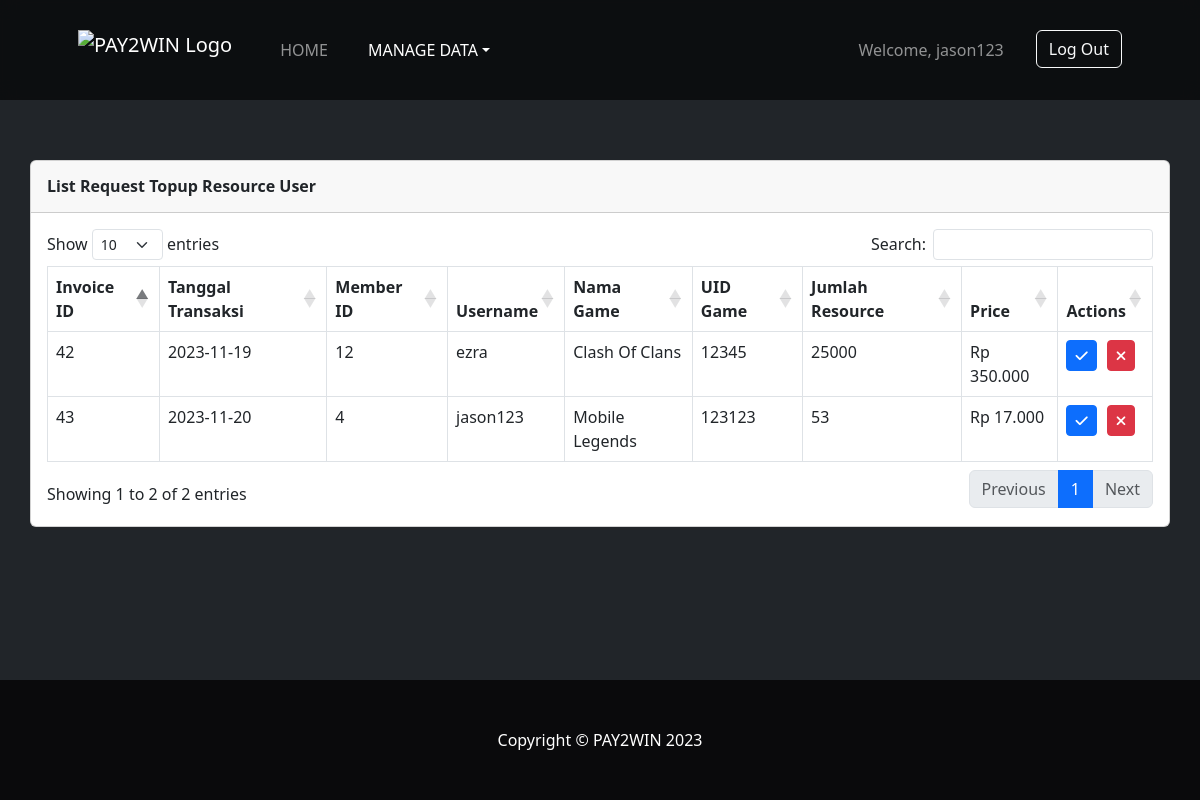
The app's page /manage_transaksi.php (signed in) with its own data.
### tables this page shows
CREATE TABLE `users` (
  `member_id` int(11) NOT NULL,
  `email` varchar(30) NOT NULL,
  `password` varchar(25) NOT NULL,
  `no_telepon` varchar(25) NOT NULL,
  `username` varchar(20) NOT NULL,
  `saldo` int(100) NOT NULL,
  `admin_access` int(1) DEFAULT NULL
);

CREATE TABLE `invoice` (
  `invoice_id` int(11) NOT NULL,
  `tanggal_transaksi` date NOT NULL,
  `uid_game` varchar(50) NOT NULL,
  `status_transaksi` int(10) NOT NULL,
  `item_id` int(11) DEFAULT NULL,
  `member_id` int(11) DEFAULT NULL
);

CREATE TABLE `game` (
  `game_id` int(11) NOT NULL,
  `game_name` varchar(30) DEFAULT NULL,
  `deskripsi` varchar(100) DEFAULT NULL,
  `logo` varchar(255) DEFAULT NULL,
  `gambar_deskripsi` varchar(255) DEFAULT NULL
);

CREATE TABLE `item` (
  `item_id` int(11) NOT NULL,
  `status_stok` int(11) NOT NULL DEFAULT 1,
  `nominal_topup` int(10) NOT NULL,
  `harga_satuan` int(10) NOT NULL,
  `resource_image` varchar(255) DEFAULT NULL,
  `game_id` int(11) DEFAULT NULL
);

### manage_transaksi.php (the view, shortened to what this page needs)
<?php
include 'db_conn.php';
$stmt = $pdo->query(
    "SELECT h.history_id, u.member_id, u.username, u.email, h.tanggal_request, h.nominal_isi_saldo
    FROM users u
    JOIN history_isi_saldo h
    ON u.member_id = h.member_id WHERE h.status_isi_saldo = 0;"
);
$rows = $stmt->fetchAll(PDO::FETCH_ASSOC);
if (isset($_SESSION['user'])) {
    $user = $_SESSION['user'];
    $userName = $user['username'];
    $stmt = $pdo->query(
        "SELECT * FROM users
        INNER JOIN invoice
            ON users.member_id = invoice.member_id
        INNER JOIN item
            ON invoice.item_id = item.item_id
        INNER JOIN game
            ON item.game_id = game.game_id WHERE invoice.status_transaksi = 0;"
    );
    $rows = $stmt->fetchAll(PDO::FETCH_ASSOC);
} else {
    header('location: login.php');
    exit;
}
?>
<!DOCTYPE html>
<html lang="en">
<head>
    <link rel="stylesheet" href="https://cdnjs.cloudflare.com/ajax/libs/twitter-bootstrap/5.3.0/css/bootstrap.min.css">
    <link rel="stylesheet" href="https://cdn.datatables.net/1.13.6/css/dataTables.bootstrap5.min.css">
</head>
<body class="bg-dark">
    <nav class="py-4 navbar navbar-expand-lg navbar-dark fixed-top"
        style="background: rgba(0, 0, 0, 0.6) !important; backdrop-filter: blur(10px) saturate(125%); z-index: 2; -webkit-backdrop-filter: blur(10px) saturate(125%);">
        <div class="container px-4 px-lg-5 text-white">
            <a class="navbar-brand" style="height: 52px;" href="home.php">
                <img src="assets\Web Logo\pay-2-win-full.png" alt="PAY2WIN Logo" class="img-fluid"
                    style="max-height: 50px;margin-top: -2px;height: 100%;object-fit: cover;">
            </a>
            <div class="collapse navbar-collapse" id="navbarSupportedContent">
                <ul class="navbar-nav me-auto mb-2 mb-lg-0 ms-lg-4">
                    <li class="nav-item me-4"><a class="nav-link" aria-current="page" href="admin.php">HOME</a>
                    </li>
                    <div class="nav-item me-4 dropdown">
                        <a href="#" class="nav-link dropdown-toggle active" data-bs-toggle="dropdown">MANAGE DATA</a>
                    </div>
                </ul>
                <ul class="navbar-nav mb-2 mb-lg-0 ms-lg-4">
                    <li class="nav-item">
                        <a class="nav-link me-4" href="">
                            Welcome,
                            <?php echo $userName; ?> <i class="bi bi-person-circle"></i>
                        </a>
                    </li>
                    <li class="nav-item">
                        <button type="button" class="btn btn-outline-light" data-bs-toggle="modal"
                            data-bs-target="#logoutModal">Log Out</button>
                    </li>
                </ul>
            </div>
        </div>
    </nav>
    <div id="wrapper">
        <div id="content-wrapper" class="d-flex flex-column">
            <div id="content">
                <div class="container" style="padding: 160px 0 20px 0;">
                    <div class="card mb-4">
                        <div class="card-header py-3">
                            <h6 class="m-0 font-weight-bold text-dark"><strong>List Request Topup Resource User</strong>
                            </h6>
                        </div>
                        <div class="card-body">
                            <div class="table-responsive">
                                <table class="table table-bordered" id="dataTable" width="100%" cellspacing="0">
                                    <thead>
                                        <tr>
                                            <th>Invoice ID</th>
                                            <th>Tanggal Transaksi</th>
                                            <th>Member ID</th>
                                            <th>Username</th>
                                            <th>Nama Game</th>
                                            <th>UID Game</th>
                                            <th>Jumlah Resource</th>
                                            <th>Price</th>
                                            <th>Actions</th>
                                        </tr>
                                    </thead>
                                    <tbody>
                                        <?php
                                        foreach ($rows as $row) {
                                            $invoiceId = $row["invoice_id"];
                                            $tanggal_request = $row["tanggal_transaksi"];
                                            $memberId = $row["member_id"];
                                            $username = $row["username"];
                                            $nama_game = $row["game_name"];
                                            $uid_game = $row["uid_game"];
                                            $jml_resource = $row["nominal_topup"];
                                            $harga = $row["harga_satuan"];
                                            echo "<tr>";
                                            echo "<td>$invoiceId</td>";
                                            echo "<td>$tanggal_request</td>";
                                            echo "<td>$memberId</td>";
                                            echo "<td>$username</td>";
                                            echo "<td>$nama_game</td>";
                                            echo "<td>$uid_game</td>";
                                            echo "<td>$jml_resource</td>";
                                            echo "<td> Rp " . number_format($harga, 0, ',', '.') . "</td>";
                                            echo "<td><button class='acc-req-btn btn btn-primary btn-sm' data-invoice-id='$invoiceId' data-member-id='$memberId' data-harga='$harga'><i class='fa-solid fa-check'></i></button>";
                                            echo "<button class='dec-req-btn btn btn-danger btn-sm' data-invoice-id='$invoiceId' data-member-id='$memberId' data-harga='$harga' style='margin-left:10px;'><i class='fa-solid fa-xmark'></i></button></td>";
                                            echo "</tr>";
                                        }
                                        ?>
                                    </tbody>
                                </table>
                            </div>
                        </div>
                    </div>
                </div>
            </div>
        </div>
    </div>
</body>
<footer class="py-5 bg-dark" style="background-color: rgb(10, 10, 12) !important">
    <div class="container">
        <p class="m-0 text-center text-white">Copyright &copy; PAY2WIN 2023</p>
    </div>
</footer>
</html>

### manage_transaksi.php (style rules this page uses)
body { min-height: 100vh; display: flex; flex-direction: column; margin: 0; }
footer { margin-top: auto; }

### records on screen
users: invoice.invoice_id "42", invoice.tanggal_transaksi "2023-11-19", invoice.member_id "12", username "ezra", game.game_name "Clash Of Clans", invoice.uid_game "12345", item.nominal_topup "25000", item.harga_satuan "350.000"
users: invoice.invoice_id "43", invoice.tanggal_transaksi "2023-11-20", invoice.member_id "4", username "jason123", game.game_name "Mobile Legends", invoice.uid_game "123123", item.nominal_topup "53", item.harga_satuan "17.000"

### other values on screen
$userName "jason123"
